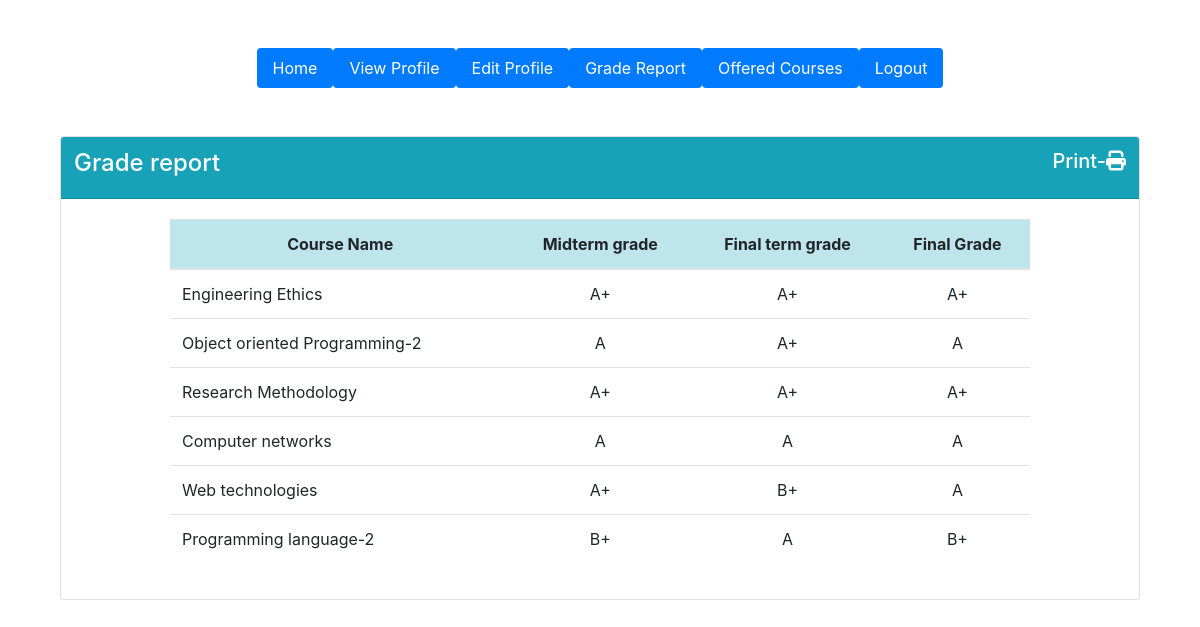
Page /students/gradeReport.php (signed in) on the committed database.
### tables this page shows
CREATE TABLE `enrolledcourse` (
  `id` int(10) NOT NULL,
  `sId` int(10) NOT NULL,
  `cName` varchar(30) NOT NULL,
  `midQuiz1` int(5) DEFAULT NULL,
  `midQuiz2` int(5) DEFAULT NULL,
  `finalQuiz1` int(5) DEFAULT NULL,
  `finalQuiz2` int(5) DEFAULT NULL,
  `midAttendence` int(5) DEFAULT NULL,
  `midPerformance` int(5) DEFAULT NULL,
  `finalAttendence` int(5) DEFAULT NULL,
  `day` varchar(20) NOT NULL,
  `finalPerformance` int(5) DEFAULT NULL,
  `midExam` int(5) DEFAULT NULL,
  `finalExam` int(5) DEFAULT NULL,
  `time` varchar(20) NOT NULL
);

### students/gradeCalculate.php (called while the page is built)
<?php
  function gradeCalculate($total)
  {
    $grade = "";
    if($total >= 0 && $total < 50){
      $grade = "F";
    }
    else if($total >= 50 && $total < 55){
      $grade = "D";
    }
    else if($total >= 55 && $total < 60){
      $grade = "D+";
    }
    else if($total >= 60 && $total < 65){
      $grade = "C";
    }
    else if($total >= 65 && $total < 70){
      $grade = "C+";
    }
    else if($total >= 70 && $total < 80){
      $grade = "B";
    }
    else if($total >= 80 && $total < 85){
      $grade = "B+";
    }
    else if($total >= 85 && $total < 90){
      $grade = "A";
    }
    else{
      $grade = "A+";
    }
    return $grade;
  }
?>

### students/gradeReport.php (the view, shortened to what this page needs)
<?php
require '../model/dataaccess.php';
require 'gradeCalculate.php';
$rows = [];
$user = array();
?>
<!DOCTYPE html>
<html lang="en">
<head>
    <link rel="stylesheet" href="https://cdnjs.cloudflare.com/ajax/libs/font-awesome/5.15.3/css/all.min.css">
    <link rel="stylesheet" href="../css/bootstrap.min.css">
		<?php
			if($connection->connect_error){
				die("connection failed:" . $connection->connect_error);
			}
			else{
            $email = $_SESSION["email"];
            $sql = "SELECT * FROM users WHERE email = '$email'";
			$result = $connection->query($sql);
			if($result->num_rows > 0)
			{
				while($row = $result->fetch_assoc())
				{
					$user = $row;
				}
			}
			$sId = $user["id"] ;
            $sql = "SELECT * FROM enrolledcourse WHERE sId = '$sId'";
			$result = $connection->query($sql);
			if($result->num_rows > 0)
			{
				while($row = $result->fetch_assoc())
				{
					$rows[] = $row;
				}
			}
			else{
				$courseErr = "No course registered yet!!";
			}
			}
		?>
</head>
<body>
	<div class="container">
			<ul class="nav nav-pills justify-content-center mt-5  ">
			  <li class="nav-items">
			    <a class="nav-link active " href="http://localhost/My Project/Project/students/home.php">Home</a>
			  </li>
			  <li class="nav-items">
			    <a class="nav-link active" href="http://localhost/My Project/Project/students/viewProfile.php">View Profile</a>
			  </li>
			  <li class="nav-items">
			    <a class="nav-link active" href="http://localhost/My Project/Project/students/editProfile.php">Edit Profile</a>
			  </li>
			  <li class="nav-items">
			    <a class="nav-link active" href="http://localhost/My Project/Project/students/gradeReport.php">Grade Report</a>
			  </li>
			  <li class="nav-items">
					<a class="nav-link active" href="http://localhost/My Project/Project/students/offeredCourses.php">Offered Courses</a>
				</li>
			  <li class="nav-items">
			    <a class="nav-link active" href="http://localhost/My Project/Project/logout.php">Logout</a>
			  </li>
			</ul>
			<div class="container my-5">
		        <div class="card">
		            <div class="card-header bg-info text-white align-items-end">
		              <div class="row justify-content-between">
		                    <div class="d-inline-block ml-2">
		                      <h4>Grade report</h4>
		                    </div>
		                    <div class="d-inline-block mr-2">
		                      <a class=" text-white" style="text-decoration:none;" href="http://localhost/My Project/Project/students/pdf.php?sId=<?php echo $sId; ?>">
								<p class="h5">Print-<i class="fa fa-print" aria-hidden="true"></i></p> </a>
		                    </div>
		                </div>
		            </div>
		            <div class="card-body ">
			<div class="row justify-content-center">
				<div class="col-md-10">
		          <?php if(!empty($rows)){ ?>
		                <table class="table">
							<thead class="text-center table-info">
								<th >Course Name</th>
		                        <th >Midterm grade</th>
		                        <th>Final term grade</th>
		                        <th>Final Grade</th>
							</thead>
							<tbody>
		                        <?php foreach($rows as $course){
		                            $midTotal = $course["midQuiz1"]+$course["midQuiz2"]+$course["midPerformance"]+ $course["midAttendence"]+$course["midExam"];
		                            $finalTotal = $course["finalQuiz1"]+$course["finalQuiz2"]+$course["finalPerformance"]+ $course["finalAttendence"]+$course["finalExam"];
		                            $total = ($midTotal*0.4)+($finalTotal*0.6);
		                           ?>
								<tr class="">
			                		<td class="text-left"><?php echo $course["cName"]; ?></td>
									<td><?php echo gradeCalculate($midTotal); ?></td>
		                            <td><?php echo gradeCalculate($finalTotal);  ?></td>
		                            <td><?php echo gradeCalculate($total); ?></td>
						        </tr>
		                        <?php } ?>
							</tbody>
				        </table>
		              <?php }
		              else{
		                echo "No result published yet!!";
		              } ?>
				</div>
			</div>
		   </div>
		  </div>
		</div>
		</div>
</body>
</html>

### students/gradeReport.php (style rules this page uses)
td { text-align: center; }

### rows in the picture
enrolledcourse: cName "Engineering Ethics", gradeCalculate($midTotal) "A+", gradeCalculate($finalTotal) "A+", total "A+"
enrolledcourse: cName "Object oriented Programming-2", gradeCalculate($midTotal) "A", gradeCalculate($finalTotal) "A+", total "A"
enrolledcourse: cName "Research Methodology", gradeCalculate($midTotal) "A+", gradeCalculate($finalTotal) "A+", total "A+"
enrolledcourse: cName "Computer networks", gradeCalculate($midTotal) "A", gradeCalculate($finalTotal) "A", total "A"
enrolledcourse: cName "Web technologies", gradeCalculate($midTotal) "A+", gradeCalculate($finalTotal) "B+", total "A"
enrolledcourse: cName "Programming language-2", gradeCalculate($midTotal) "B+", gradeCalculate($finalTotal) "A", total "B+"
